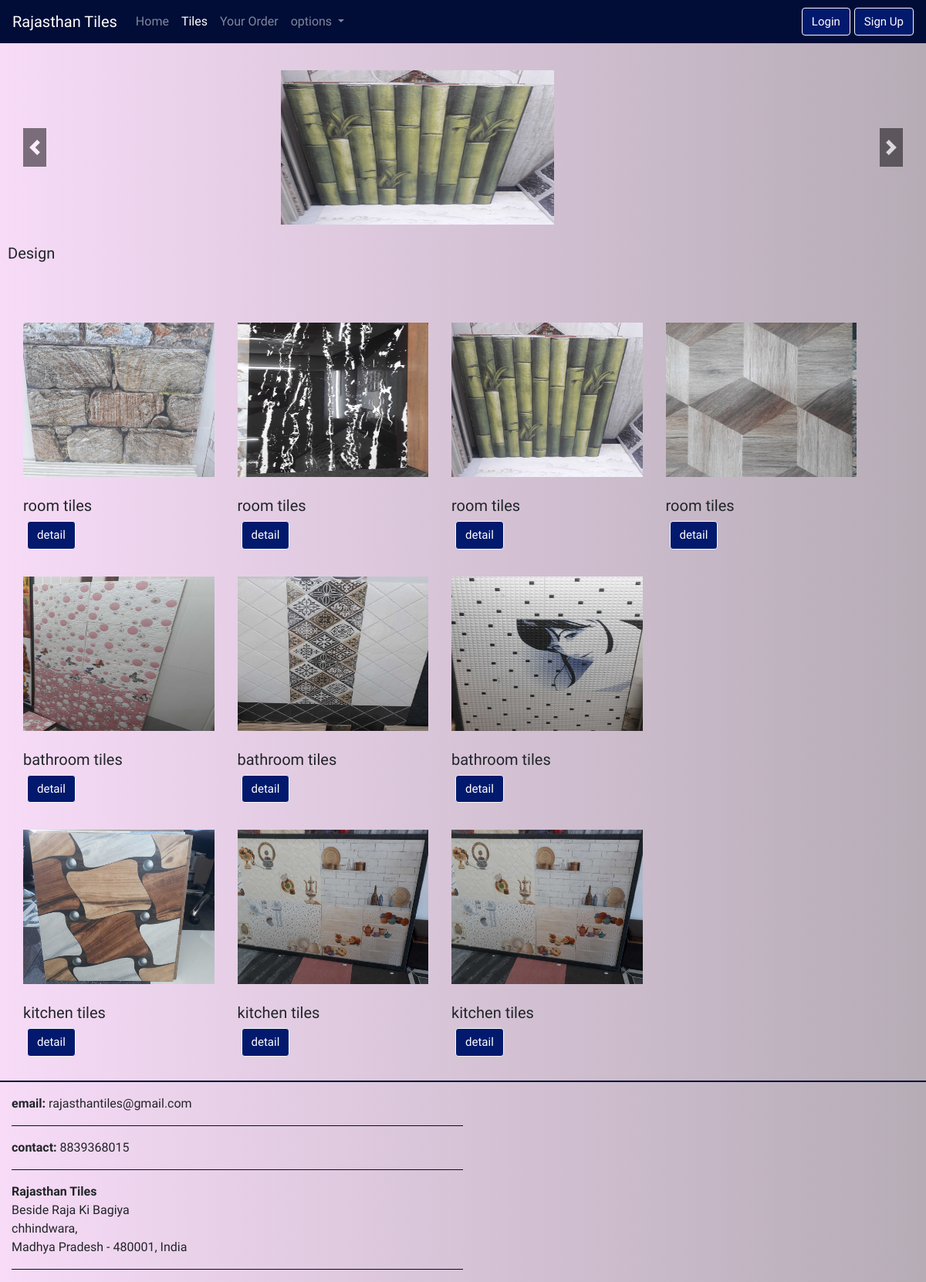
Page /tiles on the committed database.
### Shop/models.py (models this page shows, shortened)
class Product(models.Model):
    Tiles_name = models.CharField(max_length= 50 )
    Tiles_size = models.CharField(max_length= 20 )
    Tiles_choice= (
        ('kitchen', 'kitchen'),
        ('bathroom',' bathroom'),
        ('room', 'room')
    )
    Tiles_type = models.CharField(max_length= 50,blank= True, choices= Tiles_choice)
    Tiles_desc = models.CharField(max_length= 100)
    Tiles_rate = models.IntegerField(default= 0)
    image = models.ImageField(upload_to='shop/images')

### Shop/views.py (the view)
# urls.py: path('tiles' , views.Tiles, name= "tiles"),
def Tiles(request):
    allProd = []
    pro= Product.objects.values('Tiles_type', 'id')
    types= {item['Tiles_type'] for item in pro}
    for type in types:
        prod= Product.objects.filter(Tiles_type= type)
        n= len(prod)
        allProd.append([prod, range(1, n)])
    params = {'product': allProd}
    return render(request, 'tiles.html', params)

### Shop/templates/tiles.html (shortened to what this page needs)
{% extends 'base.html' %}
{% load static %}
{% block tilesactive %} active {% endblock tilesactive %}
{% block body %}
<div id="carouselExampleCaptions" class="carousel slide" data-ride="carousel">
  <div class="carousel-inner">
    <div class="carousel-item active">
      <img src="{% static 'img/1.jpg' %}" class="d-block w-50 " alt="...">
      <h5>Design</h5>
    </div>
  </div>
  <a class="carousel-control-prev" href="#carouselExampleCaptions" role="button" data-slide="prev">
    <span class="carousel-control-prev-icon" aria-hidden="true"></span>
  </a>
  <a class="carousel-control-next" href="#carouselExampleCaptions" role="button" data-slide="next">
    <span class="carousel-control-next-icon" aria-hidden="true"></span>
  </a>
</div>
<div class="container">
  {% for x, y in product %}
  <div class="row">
    {% for t in x %}
    <div class="abc col-6 col-sm-4 col-md-3">
      <div class="saini">
        <img src="/media/{{t.image}}" class="d-block w-100 mx-0 my-10" alt="...">
        <h5> {{t.Tiles_type}} tiles</h5>
        <a href="{% url 'TilesDetails' t.id %}" class="btn btn-light">detail </a>
      </div>
    </div>
    {% endfor %}
  </div>
  {% endfor %}
</div>
<hr style="height:2px;border-width:0;color:gray;background-color:#010d37">
  <div class="col">
    <address>
      <b> email: </b> rajasthantiles@gmail.com<br>
      <hr style="margin-left:0px ;height:0px; width:50%;;color:#010d37;background-color:#010d37">
      <b> contact: </b> 8839368015<br>
      <hr style="margin-left:0px ;height:0px; width:50%;;color:#010d37;background-color:#010d37">
      <b>Rajasthan Tiles</b> <br>
      Beside Raja Ki Bagiya<br>
      chhindwara, <br>
      Madhya Pradesh - 480001, India
    </address>
    <hr style="margin-left:0px ;height:0px; width:50%;;color:gray;background-color:#010d37">
  </div>
{% endblock %}

### templates/base.html (shortened to what this page needs)
{% load static %}
<!doctype html>
<html lang="en">
<head>
  <link rel="stylesheet" href="https://cdn.jsdelivr.net/npm/bootstrap@4.5.3/dist/css/bootstrap.min.css"
>
  <link rel="stylesheet" href="{% static 'css/style.css' %}">
</head>
<body>
  <nav class="navbar navbar-expand-lg navbar-dark bg-dark">
    <a class="navbar-brand" href="{% url 'home' %}">Rajasthan Tiles </a>
    <div class="collapse navbar-collapse" id="navbarSupportedContent">
      <ul class="navbar-nav mr-auto">
        <li class="nav-item {% block homeactive %}  {% endblock homeactive %}">
          <a class=" abc nav-link" href="{% url 'home' %}">Home <span class="sr-only">(current)</span></a>
        </li>
        <li class="nav-item {% block tilesactive %}  {% endblock tilesactive %}">
          <a class="nav-link" href="{% url 'tiles' %}">Tiles</a>
        </li>
        <li class="nav-item {% block yourorderactive %}  {% endblock yourorderactive %}">
          <a class="nav-link" href="{% url 'order' %}">Your Order</a>
        </li>
        <li class="nav-item dropdown {% block aorderactive %} {% endblock aorderactive %}">
          <a class="nav-link dropdown-toggle" href="#" id="navbarDropdown" role="button" data-toggle="dropdown"
            aria-haspopup="true" aria-expanded="false">
            options
          </a>
        </li>
      </ul>
      {% if user.is_authenticated %}
      <span class="user_name">{{request.user}}</span>
      <a class="btn btn-primary" href="{% url 'account_logout' %}">Logout</a>
      {% else %}
      <a class="btn btn-light" href="{% url 'account_login' %}">Login</a>
      <a class="btn btn-light" href="{% url 'account_signup' %}">Sign Up</a>
      {% endif %}
    </div>
  </nav>
  {% block body %} {% endblock %}
</body>
</html>

### Shop/static/css/style.css (style rules this page uses)
body { background-image: linear-gradient(to right, #f7dbf7, #b6acb6); margin: 0px; }
* { font-family: 'Bangers', cursive; font-family: 'Cousine', monospace; font-family: 'Sarabun', sans-serif; font-family: 'Underdog', cursive; }
.bg-dark { background-color: #010d37 !important; top: 0; width: 100%; }
.d-block { width: 150px; height: auto; margin-bottom: 25px; margin: 20px; }
.row { margin: 0px; padding: 5px; }
.container { width: 100%; margin: 0%; margin-top: 30px; padding: 10px; }
.carousel-control-next, .carousel-control-prev { background-color: black; margin: 20px; height: 50px; width: 30px; margin-top: 100px; }
#carouselExampleCaptions { margin: 10px; }
.d-block { width: 50px; height: 200px; margin-bottom: 5px; }
.d-block { margin: 30%; margin-top: 25px; margin-bottom: 25px; }
.w-50 { width: 30% !important; }
.btn { color: white; background-color: #02196d; font-size: 15px; margin-left: 5px; }

### rows in the picture
Product: image (picture), Tiles_type "room"
Product: image (picture), Tiles_type "room"
Product: image (picture), Tiles_type "room"
Product: image (picture), Tiles_type "room"
Product: image (picture), Tiles_type "bathroom"
Product: image (picture), Tiles_type "bathroom"
Product: image (picture), Tiles_type "bathroom"
Product: image (picture), Tiles_type "kitchen"
Product: image (picture), Tiles_type "kitchen"
Product: image (picture), Tiles_type "kitchen"
